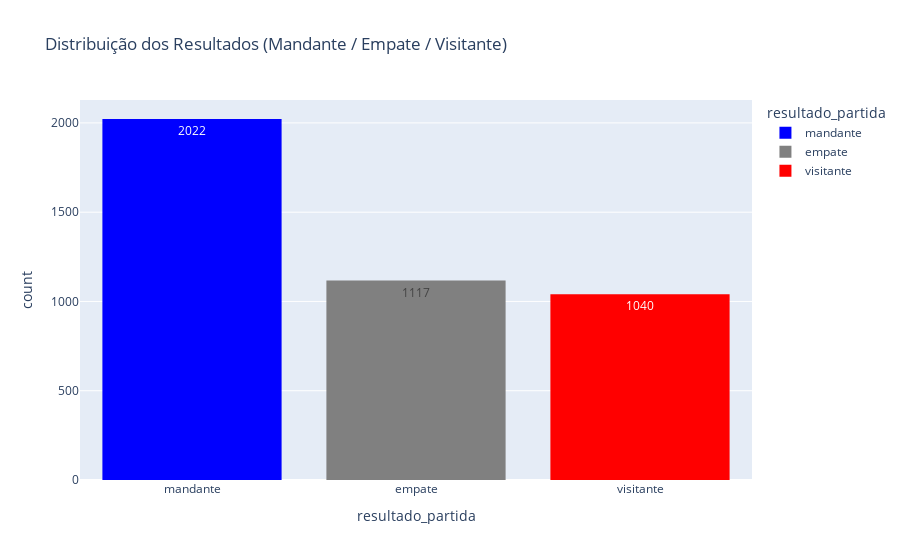

Notebook source saved alongside this figure:
### Code cell
# --- Distribuição dos resultados da partida ---
fig_resultado = px.histogram(
    df_modelo,
    x="resultado_partida",
    color="resultado_partida",
    title="Distribuição dos Resultados (Mandante / Empate / Visitante)",
    text_auto=True,
    color_discrete_map={
        "mandante": "blue",
        "visitante": "red",
        "empate": "gray"
    }
)
fig_resultado.show()

### Figure 1 — Plotly figure (JSON) as saved in the notebook; plotly's stock layout.template omitted (floating-point values rounded to 4 significant figures; data arrays with more than 128 entries replaced by an {"elided": "..."} marker saying what was removed)
{"data": [{"bingroup": "x", "hovertemplate": "resultado_partida=%{x}<br>count=%{y}<extra></extra>", "legendgroup": "mandante", "marker": {"color": "blue", "pattern": {"shape": ""}}, "name": "mandante", "orientation": "v", "showlegend": true, "texttemplate": "%{value}", "type": "histogram", "x": {"elided": "2022 str values"}, "xaxis": "x", "yaxis": "y"}, {"bingroup": "x", "hovertemplate": "resultado_partida=%{x}<br>count=%{y}<extra></extra>", "legendgroup": "empate", "marker": {"color": "gray", "pattern": {"shape": ""}}, "name": "empate", "orientation": "v", "showlegend": true, "texttemplate": "%{value}", "type": "histogram", "x": {"elided": "1117 str values"}, "xaxis": "x", "yaxis": "y"}, {"bingroup": "x", "hovertemplate": "resultado_partida=%{x}<br>count=%{y}<extra></extra>", "legendgroup": "visitante", "marker": {"color": "red", "pattern": {"shape": ""}}, "name": "visitante", "orientation": "v", "showlegend": true, "texttemplate": "%{value}", "type": "histogram", "x": {"elided": "1040 str values"}, "xaxis": "x", "yaxis": "y"}], "layout": {"barmode": "relative", "legend": {"title": {"text": "resultado_partida"}, "tracegroupgap": 0}, "title": {"text": "Distribuição dos Resultados (Mandante / Empate / Visitante)"}, "xaxis": {"anchor": "y", "categoryarray": ["mandante", "empate", "visitante"], "categoryorder": "array", "domain": [0, 1], "title": {"text": "resultado_partida"}}, "yaxis": {"anchor": "x", "domain": [0, 1], "title": {"text": "count"}}}}
